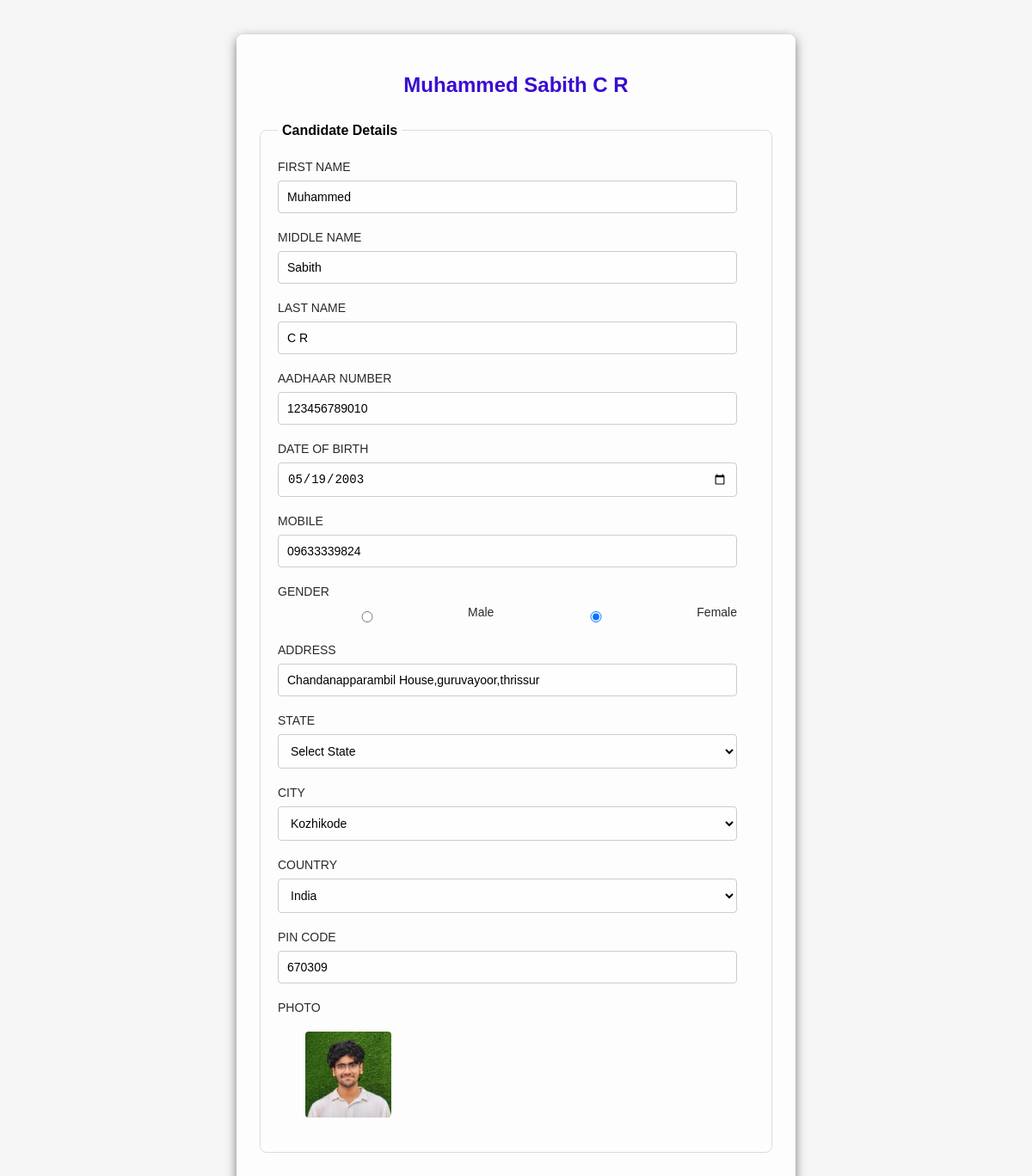
/seecandidate/6, run on the app's committed database.
### Evoteapp/models.py (models this page shows)
class Candidate_model(models.Model):
    fname = models.CharField(max_length=100, null=True, blank=True)
    mname = models.CharField(max_length=100, null=True, blank=True)
    lname = models.CharField(max_length=100, null=True, blank=True)
    dob = models.CharField(max_length=100, null=True, blank=True)
    gender = models.CharField(max_length=100, null=True, blank=True)
    address = models.CharField(max_length=100, null=True, blank=True)
    party = models.CharField(max_length=100, null=True, blank=True)
    logo = models.FileField(upload_to='logo/', null=True, blank=True)
    city = models.CharField(max_length=100, null=True, blank=True)
    state = models.CharField(max_length=100, null=True, blank=True)
    country = models.CharField(max_length=100, null=True, blank=True)
    pincode = models.CharField(max_length=100, null=True, blank=True)
    photo = models.FileField(upload_to='photo/', null=True, blank=True)
    aadhaar = models.CharField(max_length=100, null=True, blank=True)
    proof = models.FileField(upload_to='proof/', null=True, blank=True)
    voterid = models.FileField(upload_to='voterid/', null=True, blank=True)
    phone= models.CharField(max_length=100, null=True, blank=True)
    mail = models.CharField(max_length=100, null=True, blank=True)
    ward =models.ForeignKey(Ward,on_delete=models.CASCADE,null=True,blank=True)
    status=models.CharField(max_length=100,null=True,blank=True)

### Evoteapp/views.py (the view)
# urls.py: path('seecandidate/<int:c_id>', viewcandidate.as_view(),name='seecandidate'),
class viewcandidate(View):
    def get(self, request,c_id):
        obj=Candidate_model.objects.get(id=c_id)
        return render(request, 'Officer/seecandidate.html',{'val':obj})

### templates/Officer/seecandidate.html (shortened to what this page needs)
{% load static %}
<html lang="en">
<head>
  <link rel="stylesheet" href="{% static 'css/insertcandidate.css' %}">
</head>
<body>
  <div class="container">
    <h2>{{val.fname}} {{val.mname}} {{val.lname}}</h2>
    <form class="form" method="post" enctype="multipart/form-data">
      <fieldset>
        <legend style="color: black;">Candidate Details</legend>
        <div class="name">
          <div class="form-group">
            <label for="name">FIRST NAME</label>
            <input type="text" id="name" placeholder="Enter First Name" name="fname" value="{{val.fname}}" required>
          </div>
          <div class="form-group">
            <label for="name">MIDDLE NAME</label>
            <input type="text" id="name" placeholder="Enter Middle Name" name="mname" value="{{val.mname}}" >
          </div>
          <div class="form-group">
            <label for="name">LAST NAME</label>
            <input type="text" id="name" placeholder="Enter Last Name" name="lname" value="{{val.lname}}" required>
          </div>
          <div class="enroll">
            <div class="form-group">
              <label for="enrollment">AADHAAR NUMBER</label>
              <input type="text" id="enrollment" name="aadhaar" value="{{val.aadhaar}}" required>
            </div>
          <div class="row">
            <div class="form-group">
              <label for="dob">DATE OF BIRTH</label>
              <input type="date" id="dob" name="dob" value="{{val.dob}}" required>
            </div>
            <div class="form-group">
            <label for="mobile">MOBILE</label>
            <input type="tel" id="mobile" name="phone" value="{{val.phone}}" required>
            </div>
          <div class="row">
            <div class="form-group">
            <label>GENDER</label>
            <div class="radio-group">
              <input type="radio" id="male" name="gender" value="male" {% if val.gender == 'male' %} selected {% endif %} checked>
              <label for="male">Male</label>
              <input type="radio" id="female" name="gender" value="female" {% if val.gender == 'female' %} selected {% endif %} checked>
              <label for="female">Female</label>
            </div>
          </div>
          <div class="row">
            <div class="form-group">
            <label for="address">ADDRESS</label>
            <input type="text" id="address" name="address" value="{{val.address}}" required>
          </div>
          <div class="row">
            <div class="form-group">
              <label for="state">STATE</label>
              <select id="state" name="state">
              <option value="">Select State </option>
              </select>
          </div>
            <div class="form-group">
              <label for="city">CITY</label>
              <select id="city" name="city">
              <option value="kozhikode" {% if val.city == 'kazaragod' %} selected {% endif %}>Kozhikode</option>
            </select>
          </div>
          <div class="row">
            <div class="form-group">
            <label for="country">COUNTRY</label>
            <select id="country" name="country">
              <option value="India">India</option>
            </select>
          </div>
          <div class="form-group">
            <label for="zip">PIN CODE</label>
            <input type="text" id="pin" name="pincode" value="{{val.pincode}}" required>
          </div>
          <div class="row">
              <div class="form-group">
                <div class="form-group">
                  <label for="photo">PHOTO</label>
                  <div class="photo-upload">
                    <img src="{{val.photo.url}}" width="120px" height="120px">
                    </div>
                </div>
              </div>
            </div>
          </div>
      </fieldset>
    </form>
  </div>
</body>
</html>

### static/css/insertcandidate.css (style rules this page uses)
body { margin: 0; padding: 0; background-color: #f5f5f5; background-image: url("vote7.jpg"); background-position: center; background-size: cover; background-repeat: no-repeat; font-family: 'Arial', sans-serif; color: #333; }
.container { max-width: 600px; margin: 40px auto; background-color:rgba(255, 255, 255, 0.8); padding: 25px; border-radius: 8px; box-shadow: 0 4px 12px rgba(0, 0, 0, 0.5); }
h2 { text-align: center; font-size: 24px; font-weight: 600; margin-bottom: 30px; color: #3a0cd2; }
form { width: 100%; }
fieldset { border: 1px solid #ddd; border-radius: 8px; margin-bottom: 20px; padding: 15px 20px; }
legend { font-weight: 600; font-size: 16px; color: #007bff; margin-bottom: 10px; padding: 0 5px; }
.form-group { margin-bottom: 20px; margin-right: 20px; }
.form-group label { display: block; margin-bottom: 8px; font-size: 14px; font-weight: 500; color: #2b2929; }
.form-group input, .form-group select { width: 100%; padding: 10px; background-color: rgba(255, 255, 255, 0.2); border: 1px solid #ccc; border-radius: 4px; font-size: 14px; transition: border-color 0.3s ease; }
.radio-group { display: flex; align-items: center; gap: 15px; }
.radio-group label { font-size: 14px; font-weight: 400; }
.photo-upload { text-align: center; margin-top: 20px; }
.photo-upload img { width: 100px; height: 100px; margin-bottom: 5px; margin-left: -350px; border-radius: 4px; }

### data on the page
Candidate_model: fname "Muhammed", mname "Sabith", lname "C R", aadhaar "123456789010", dob "05/19/2003", phone "09633339824", gender "☐ Male", gender "☑ Female", address "Chandanapparambil House,guruvayoor,thrissur", city "Kozhikode", pincode "670309", photo (picture)
